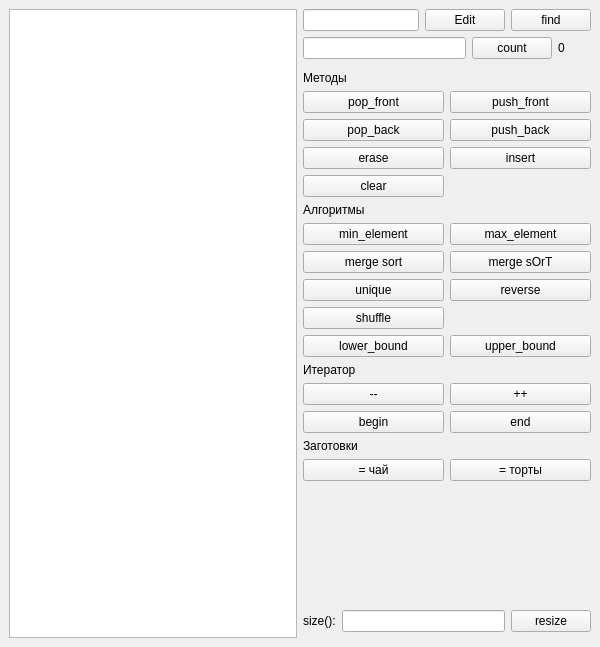
<?xml version="1.0" encoding="UTF-8"?>
<ui version="4.0">
 <class>MainWindow</class>
 <widget class="QMainWindow" name="MainWindow">
  <property name="geometry">
   <rect>
    <x>0</x>
    <y>0</y>
    <width>600</width>
    <height>647</height>
   </rect>
  </property>
  <property name="windowTitle">
   <string>std::vector demo</string>
  </property>
  <widget class="QWidget" name="centralwidget">
   <layout class="QGridLayout" name="gridLayout_2">
    <item row="0" column="0" rowspan="6">
     <widget class="QListWidget" name="list_widget"/>
    </item>
    <item row="4" column="1">
     <layout class="QGridLayout" name="gridLayout_3">
      <item row="0" column="0">
       <widget class="QLabel" name="lbl_size">
        <property name="text">
         <string>size():</string>
        </property>
       </widget>
      </item>
      <item row="0" column="2">
       <widget class="QPushButton" name="btn_resize">
        <property name="text">
         <string>resize</string>
        </property>
       </widget>
      </item>
      <item row="0" column="1">
       <widget class="QLineEdit" name="txt_size"/>
      </item>
     </layout>
    </item>
    <item row="0" column="1">
     <layout class="QHBoxLayout" name="horizontalLayout">
      <item>
       <widget class="QLineEdit" name="txt_elem_content"/>
      </item>
      <item>
       <widget class="QPushButton" name="btn_edit">
        <property name="text">
         <string>Edit</string>
        </property>
       </widget>
      </item>
      <item>
       <widget class="QPushButton" name="btn_find">
        <property name="text">
         <string>find</string>
        </property>
       </widget>
      </item>
     </layout>
    </item>
    <item row="3" column="1">
     <layout class="QGridLayout" name="gridLayout">
      <item row="13" column="1">
       <widget class="QPushButton" name="btn_end">
        <property name="text">
         <string>end</string>
        </property>
       </widget>
      </item>
      <item row="1" column="0">
       <widget class="QPushButton" name="pb_pop_front">
        <property name="text">
         <string>pop_front</string>
        </property>
       </widget>
      </item>
      <item row="12" column="1">
       <widget class="QPushButton" name="btn_inc_iterator">
        <property name="text">
         <string>++</string>
        </property>
       </widget>
      </item>
      <item row="2" column="0">
       <widget class="QPushButton" name="pb_pop_back">
        <property name="text">
         <string>pop_back</string>
        </property>
       </widget>
      </item>
      <item row="3" column="0">
       <widget class="QPushButton" name="btn_erase">
        <property name="text">
         <string>erase</string>
        </property>
       </widget>
      </item>
      <item row="6" column="1">
       <widget class="QPushButton" name="btn_max_element">
        <property name="text">
         <string>max_element</string>
        </property>
       </widget>
      </item>
      <item row="15" column="0">
       <widget class="QPushButton" name="btn_tea">
        <property name="text">
         <string>= чай</string>
        </property>
       </widget>
      </item>
      <item row="15" column="1">
       <widget class="QPushButton" name="btn_cakes">
        <property name="text">
         <string>= торты</string>
        </property>
       </widget>
      </item>
      <item row="9" column="0">
       <widget class="QPushButton" name="btn_shuffle">
        <property name="text">
         <string>shuffle</string>
        </property>
       </widget>
      </item>
      <item row="16" column="0">
       <spacer name="verticalSpacer">
        <property name="orientation">
         <enum>Qt::Orientation::Vertical</enum>
        </property>
        <property name="sizeHint" stdset="0">
         <size>
          <width>20</width>
          <height>40</height>
         </size>
        </property>
       </spacer>
      </item>
      <item row="13" column="0">
       <widget class="QPushButton" name="btn_begin">
        <property name="text">
         <string>begin</string>
        </property>
       </widget>
      </item>
      <item row="7" column="0">
       <widget class="QPushButton" name="pb_merge_sort">
        <property name="text">
         <string>merge sort</string>
        </property>
       </widget>
      </item>
      <item row="8" column="1">
       <widget class="QPushButton" name="btn_reverse">
        <property name="text">
         <string>reverse</string>
        </property>
       </widget>
      </item>
      <item row="5" column="0">
       <widget class="QLabel" name="label_3">
        <property name="text">
         <string>Алгоритмы</string>
        </property>
       </widget>
      </item>
      <item row="6" column="0">
       <widget class="QPushButton" name="btn_min_element">
        <property name="text">
         <string>min_element</string>
        </property>
       </widget>
      </item>
      <item row="3" column="1">
       <widget class="QPushButton" name="btn_insert">
        <property name="text">
         <string>insert</string>
        </property>
       </widget>
      </item>
      <item row="8" column="0">
       <widget class="QPushButton" name="btn_unique">
        <property name="text">
         <string>unique</string>
        </property>
       </widget>
      </item>
      <item row="12" column="0">
       <widget class="QPushButton" name="btn_dec_iterator">
        <property name="text">
         <string>--</string>
        </property>
       </widget>
      </item>
      <item row="11" column="0">
       <widget class="QLabel" name="label">
        <property name="text">
         <string>Итератор</string>
        </property>
       </widget>
      </item>
      <item row="7" column="1">
       <widget class="QPushButton" name="merge_sort_reg">
        <property name="text">
         <string>merge sOrT</string>
        </property>
       </widget>
      </item>
      <item row="14" column="0">
       <widget class="QLabel" name="lbl_blanks">
        <property name="text">
         <string>Заготовки</string>
        </property>
       </widget>
      </item>
      <item row="0" column="0">
       <widget class="QLabel" name="lbl_methods">
        <property name="text">
         <string>Методы</string>
        </property>
       </widget>
      </item>
      <item row="1" column="1">
       <widget class="QPushButton" name="pb_push_front">
        <property name="text">
         <string>push_front</string>
        </property>
       </widget>
      </item>
      <item row="2" column="1">
       <widget class="QPushButton" name="pb_push_back">
        <property name="text">
         <string>push_back</string>
        </property>
       </widget>
      </item>
      <item row="4" column="0">
       <widget class="QPushButton" name="pb_clear">
        <property name="text">
         <string>clear</string>
        </property>
       </widget>
      </item>
      <item row="10" column="0">
       <widget class="QPushButton" name="pb_lower_bound">
        <property name="text">
         <string>lower_bound</string>
        </property>
       </widget>
      </item>
      <item row="10" column="1">
       <widget class="QPushButton" name="pb_upper_bound">
        <property name="text">
         <string>upper_bound</string>
        </property>
       </widget>
      </item>
     </layout>
    </item>
    <item row="1" column="1">
     <layout class="QHBoxLayout" name="horizontalLayout_2" stretch="5,1,1">
      <item>
       <widget class="QLineEdit" name="le_count"/>
      </item>
      <item>
       <widget class="QPushButton" name="btn_count">
        <property name="text">
         <string>count</string>
        </property>
       </widget>
      </item>
      <item>
       <widget class="QLabel" name="lbl_count">
        <property name="text">
         <string>0</string>
        </property>
       </widget>
      </item>
     </layout>
    </item>
   </layout>
  </widget>
 </widget>
 <resources/>
 <connections/>
</ui>
